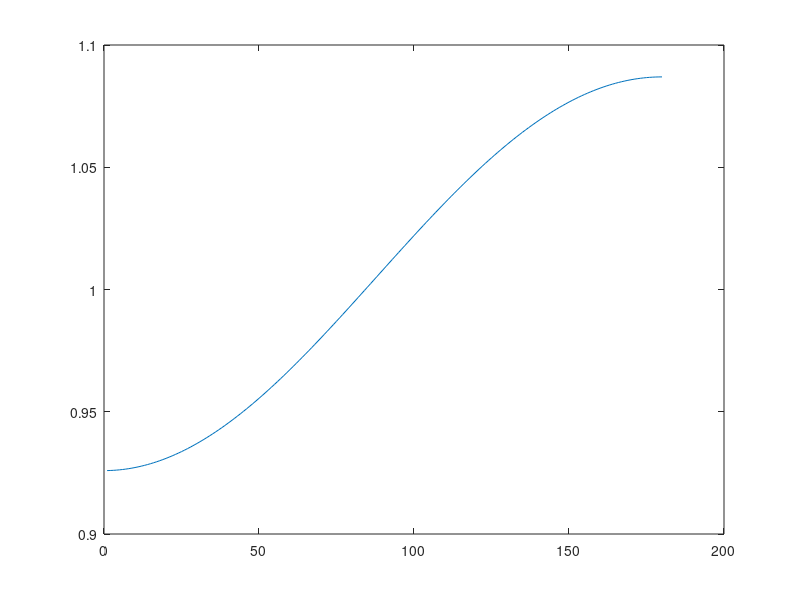

The MATLAB source for this figure:

clear 

ang = [1:1:180];
a = deg2rad(ang)';

A = 0.01;
M = [0.08];
r = 1;
k =(2*pi*10000)/343;

for b=1:1:180
p_m(b)=(A*(sqrt(1-M^2*sin(a(b))^2)-M*cos(a(b))))/(sqrt(2*pi*k*r)*(1-M^2)*(1-M^2*sin(a(b))^2)^(3/4))...
    *exp((1i*(sqrt(1-M^2*sin(a(b))^2)-M*cos(a(b)))*k*r)/(1-M^2)+(1i*pi)/(4));
end

M = 0;
r = 1;

for b=1:1:180
p_r(b)=(A*(sqrt(1-M^2*sin(a(b))^2)-M*cos(a(b))))/(sqrt(2*pi*k*r)*(1-M^2)*(1-M^2*sin(a(b))^2)^(3/4))...
    *exp((1i*(sqrt(1-M^2*sin(a(b))^2)-M*cos(a(b)))*k*r)/(1-M^2)+(1i*pi)/(4));
end
P = abs(p_m)./abs(p_r);

plot(P)
hold on